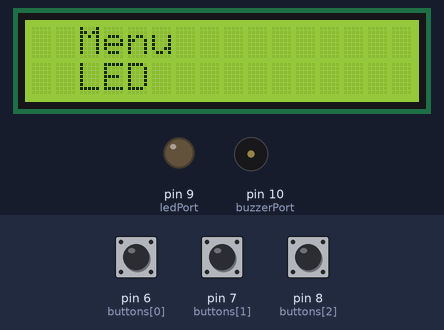
Bench run of a sketch on a simulated Arduino Uno, built with avr-gcc and run on an emulated ATmega328P. On the bench: 16×2 character LCD, output pins drawn as LEDs (lit = HIGH), buzzer (waves = sounding, pin HIGH). The inputs (shaded band) are chosen by the test bench; at power-on: pin 6 (buttons[0]) HIGH, pin 7 (buttons[1]) HIGH, pin 8 (buttons[2]) HIGH. Pins used as bus, display or sensor lines are not drawn.

Above: at 2.2 s.
2.3 s: pin 6 (buttons[0]) pulled LOW for 0.15 s
At 3.3 s:
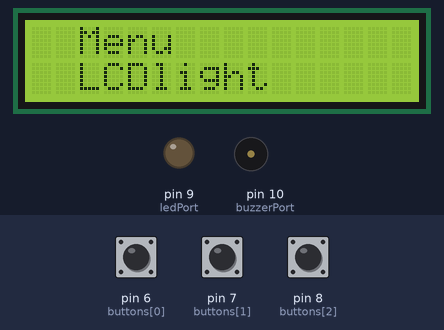
3.9 s: pin 7 (buttons[1]) pulled LOW for 0.15 s
At 4.9 s:
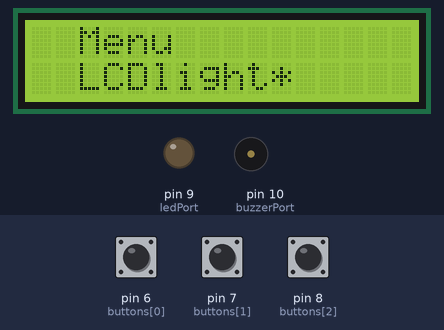
5.5 s: pin 6 (buttons[0]) pulled LOW for 1 s
At 7.0 s:
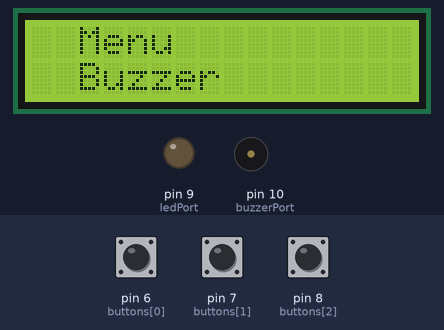
8.0 s: pin 7 (buttons[1]) pulled LOW for 1 s
At 10.1 s:
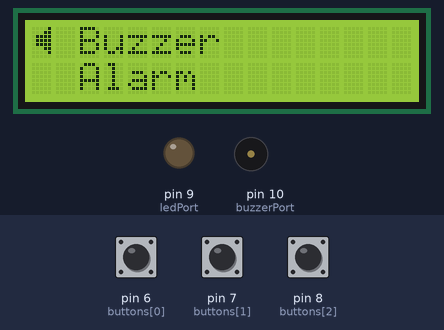
10.5 s: pin 7 (buttons[1]) pulled LOW for 0.15 s
At 11.3 s:
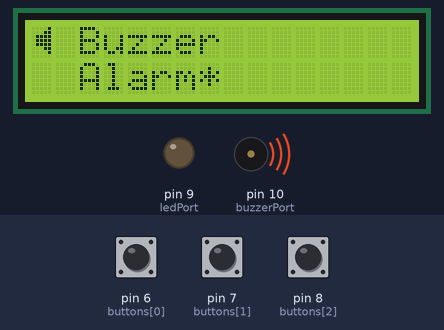
12.1 s: pin 6 (buttons[0]) pulled LOW for 0.15 s
At 13.3 s:
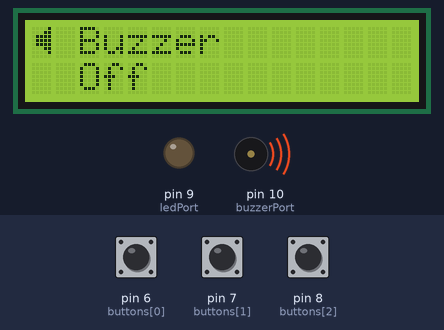
Timing chart, 0 to 14.7 s (numbered marks = the images above; inputs shaded):
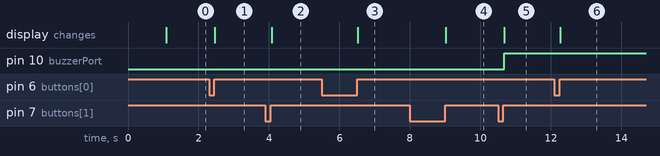

The sketch:

test_menu_lcd.ino
```cpp
#include <LiquidCrystal.h>
#include "Functions.h"
#include "Pitches.h"
#include "Symbols.h"

const int rs = 12, en = 11, d4 = 5, d5 = 4, d6 = 3, d7 = 2;
LiquidCrystal lcd(rs, en, d4, d5, d6, d7);

byte buttons[] = {6,7,8}; //10 for additional pin
const byte nrButtons = 3; // change to 4 if additional button added

int menusize = 11;

String menu[] = {
  "Menu",                   //0
  "Menu>LED",               //1
  "Menu>LED>Off",           //2
  "Menu>LED>On",            //3
  "Menu>LED>Fade",          //4
  "Menu>LED>Blink",         //5
  "Menu>LCDlight",          //6
  "Menu>Buzzer",            //7
  "Menu>Buzzer>Off",        //8
  "Menu>Buzzer>On",         //9
  "Menu>Buzzer>Alarm"       //10
};

int t;
byte pressedButton, currentPos,currentPosParent, possiblePos[20], possiblePosCount, possiblePosScroll = 0;
String parent = "";

int brightness;
int LCDtoggle = 0;
int fadeAmount = 5;
unsigned long timer = (millis() / 10);
int ledMode = 0;
int buzzerMode = 0;
int ledPort = 9;
int buzzerPort = 10;
int lcdPort = 13;

void updateMenu () {
  possiblePosCount = 0;
  while (possiblePosCount == 0) {

    for (t = 1; t < menusize;t++) {
      if (mid(menu[t],1,inStrRev(menu[t],">")-1).equals(menu[currentPos])) {
        possiblePos[possiblePosCount]  =  t;
        possiblePosCount = possiblePosCount + 1;
      }
    }

    //find the current parent for the current menu
    parent = mid(menu[currentPos],1,inStrRev(menu[currentPos],">")-1);
    currentPosParent = 0;
    for (t = 0; t < menusize; t++) {
       if (parent == menu[t]) {currentPosParent = t;}
    }

    // reached the end of the Menu line
    if (possiblePosCount == 0) {
      //Menu Option Items
      switch (currentPos) {
        case 2:
        case 3:
        case 4:
        case 5://Choose between 2,3,4,5
          for (t = 2; t<6; t++) {
            if (mid(menu[t],len(menu[t]),1) == "*") {
              menu[t] = mid(menu[t],1,len(menu[t])-1);
            }
          }
          menu[currentPos] = menu[currentPos] + "*";
        break;
        case 6: //Toggle
          if (mid(menu[currentPos],len(menu[currentPos]),1) == "*") {
            menu[currentPos] = mid(menu[currentPos],1,len(menu[currentPos])-1);
          } else {
            menu[currentPos] = menu[currentPos] + "*";
          }
        break;
        case 8:
        case 9:
        case 10://Choose between 8,9,10
          for (t = 8; t<11; t++) {
            if (mid(menu[t],len(menu[t]),1) == "*") {
              menu[t] = mid(menu[t],1,len(menu[t])-1);
            }
          }
          menu[currentPos] = menu[currentPos] + "*";
        break;
      }

      //Set Variables
      switch (currentPos) {
        case 2:
          ledMode = 0;
        break;
        case 3:
          ledMode = 1;
        break;
        case 4:
          brightness = 128;
          ledMode = 2;
        break;
        case 5:
          brightness = 0;
          ledMode = 3;
        break;
        case 6:
          LCDtoggle = abs(LCDtoggle - 1);
          digitalWrite(lcdPort,LCDtoggle);
        break;
        case 8:
          buzzerMode = 0;
        break;
        case 9:
          buzzerMode = 1;
        break;
        case 10:
          buzzerMode = 2;
        break;
      }


      // go to the parent
      currentPos = currentPosParent;
    }
  }
    lcd.clear();
    switch (currentPos) {
        case 1:
          lcd.setCursor(0, 0);
          lcd.write(byte(2));
        break;
        case 7:
          lcd.setCursor(0, 0);
          lcd.write(byte(4));
        break;
      }
    lcd.setCursor(2,0);
    lcd.print(mid(menu[currentPos],inStrRev(menu[currentPos],">")+1,len(menu[currentPos])-inStrRev(menu[currentPos],">")));
    lcd.setCursor(2,1);
    lcd.print(mid(menu[possiblePos[possiblePosScroll]],inStrRev(menu[possiblePos[possiblePosScroll]],">")+1,len(menu[possiblePos[possiblePosScroll]])-inStrRev(menu[possiblePos[possiblePosScroll]],">")));
}

// Look for a button press
byte checkButtonPress() {
  byte bP = 0;
  byte rBp = 0;
  for (t = 0; t<nrButtons;t++) {
    if (digitalRead(buttons[t]) == 0) {bP = (t + 1);}
  }
  rBp = bP;
  while (bP != 0) { // wait while the button is still down
    bP = 0;
    for (t = 0; t<nrButtons;t++) {
      if (digitalRead(buttons[t]) == 0) {bP = (t + 1);}
    }
  }
  return rBp;
}

void setup() {

  lcd.begin(16,2);
  // Create a new characters:
  lcd.createChar(0, Heart);
  lcd.createChar(1, Bell);
  lcd.createChar(2, Light);
  lcd.createChar(3, Check);
  lcd.createChar(4, Speaker);
  lcd.createChar(5, Sound);
  lcd.createChar(6, Skull);
  lcd.createChar(7, Lock);
  // Clears the LCD screen:
  lcd.clear();

  for (t=0;t<nrButtons;t++) {
    pinMode(buttons[t],INPUT_PULLUP);
  }

  pinMode(lcdPort,OUTPUT);
  pinMode(ledPort,OUTPUT);
  pinMode(buzzerPort,OUTPUT);

  lcd.setCursor(0,0);
  lcd.print("HELLO");
  delay(1000);
  updateMenu();

}

void loop() {


  switch (ledMode) {
    case 0:
      analogWrite(ledPort, 0);
    break;
    case 1:
      analogWrite(ledPort, 255);
    break;
    case 3:
      if ((millis() / 10) - timer > 30) {
        timer = (millis() / 10);
        brightness = abs(brightness - 255);
        timer = (millis() / 10);
        analogWrite(ledPort, brightness);
      }
    break;
    case 2:
      if ((millis() / 10) - timer > 3) {
        timer = (millis() / 10);
        analogWrite(ledPort, brightness);
        brightness = brightness + fadeAmount;
        if (brightness <= 0 || brightness >= 255) {
          fadeAmount = -fadeAmount;
        }
      }
    break;
  }

  switch (buzzerMode) {
    case 0:
      digitalWrite(buzzerPort, LOW);
    break;
    case 1:
      digitalWrite (buzzerPort, HIGH);
    break;
    case 2:
      digitalWrite (buzzerPort, HIGH);
    break;
  }

  pressedButton = checkButtonPress();
  if (pressedButton !=0) {
    switch (pressedButton) {
      case 1:
          possiblePosScroll = (possiblePosScroll + 1) % possiblePosCount; // Scroll
      break;
      // If I wanted a 4 button controll of the menu
      //case 4:
        //  possiblePosScroll = (possiblePosScroll + possiblePosCount - 1) % possiblePosCount; // Scroll
      //break;
      case 2:
        currentPos = possiblePos[possiblePosScroll]; //Okay
      break;
      case 3:
        currentPos = currentPosParent; //Back
        possiblePosScroll = 0;
      break;
    }
    updateMenu();
  }
}
```

Functions.h
```cpp
#ifndef FUNCTIONS_H
#define FUNCTIONS_H

#include <Arduino.h>
using namespace std;

String mid(String str, int start, int len) {
   int t = 0;
   String u = "";

   for (t = 0; t < len;t++) {
    u = u + str.charAt(t+start-1);
   }
   return u;
}

int inStrRev(String str,String chr) {
  int t = str.length()-1;
  int u = 0;
   while (t>-1) {
    if (str.charAt(t)==chr.charAt(0)) {
      u = t+1;t = -1;
    }
    t = t - 1;
   }
  return u;
}

int len(String str) {
  return str.length();
}

#endif
```

Pitches.h
```cpp
#ifndef PITCHES_H
#define PITCHES_H

#include <Arduino.h>
using namespace std;

#define NOTE_B0  31
#define NOTE_C1  33
#define NOTE_CS1 35
#define NOTE_D1  37
#define NOTE_DS1 39
#define NOTE_E1  41
#define NOTE_F1  44
#define NOTE_FS1 46
#define NOTE_G1  49
#define NOTE_GS1 52
#define NOTE_A1  55
#define NOTE_AS1 58
#define NOTE_B1  62
#define NOTE_C2  65
#define NOTE_CS2 69
#define NOTE_D2  73
#define NOTE_DS2 78
#define NOTE_E2  82
#define NOTE_F2  87
#define NOTE_FS2 93
#define NOTE_G2  98
#define NOTE_GS2 104
#define NOTE_A2  110
#define NOTE_AS2 117
#define NOTE_B2  123
#define NOTE_C3  131
#define NOTE_CS3 139
#define NOTE_D3  147
#define NOTE_DS3 156
#define NOTE_E3  165
#define NOTE_F3  175
#define NOTE_FS3 185
#define NOTE_G3  196
#define NOTE_GS3 208
#define NOTE_A3  220
#define NOTE_AS3 233
#define NOTE_B3  247
#define NOTE_C4  262
#define NOTE_CS4 277
#define NOTE_D4  294
#define NOTE_DS4 311
#define NOTE_E4  330
#define NOTE_F4  349
#define NOTE_FS4 370
#define NOTE_G4  392
#define NOTE_GS4 415
#define NOTE_A4  440
#define NOTE_AS4 466
#define NOTE_B4  494
#define NOTE_C5  523
#define NOTE_CS5 554
#define NOTE_D5  587
#define NOTE_DS5 622
#define NOTE_E5  659
#define NOTE_F5  698
#define NOTE_FS5 740
#define NOTE_G5  784
#define NOTE_GS5 831
#define NOTE_A5  880
#define NOTE_AS5 932
#define NOTE_B5  988
#define NOTE_C6  1047
#define NOTE_CS6 1109
#define NOTE_D6  1175
#define NOTE_DS6 1245
#define NOTE_E6  1319
#define NOTE_F6  1397
#define NOTE_FS6 1480
#define NOTE_G6  1568
#define NOTE_GS6 1661
#define NOTE_A6  1760
#define NOTE_AS6 1865
#define NOTE_B6  1976
#define NOTE_C7  2093
#define NOTE_CS7 2217
#define NOTE_D7  2349
#define NOTE_DS7 2489
#define NOTE_E7  2637
#define NOTE_F7  2794
#define NOTE_FS7 2960
#define NOTE_G7  3136
#define NOTE_GS7 3322
#define NOTE_A7  3520
#define NOTE_AS7 3729
#define NOTE_B7  3951
#define NOTE_C8  4186
#define NOTE_CS8 4435
#define NOTE_D8  4699
#define NOTE_DS8 4978

#endif
```

Symbols.h
```cpp
#ifndef SYMBOLS_H
#define SYMBOLS_H

#include <Arduino.h>
using namespace std;

// Make custom characters:
byte Heart[] = {
  B00000,
  B01010,
  B11111,
  B11111,
  B01110,
  B00100,
  B00000,
  B00000
};
byte Bell[] = {
  B00100,
  B01110,
  B01110,
  B01110,
  B11111,
  B00000,
  B00100,
  B00000
};
byte Light[] = {
  B01110,
  B11111,
  B11111,
  B11111,
  B11111,
  B01010,
  B01010,
  B01010
};
byte Check[] = {
  B00000,
  B00001,
  B00011,
  B10110,
  B11100,
  B01000,
  B00000,
  B00000
};
byte Speaker[] = {
  B00001,
  B00011,
  B01111,
  B01111,
  B01111,
  B00011,
  B00001,
  B00000
};
byte Sound[] = {
  B00001,
  B00011,
  B00101,
  B01001,
  B01001,
  B01011,
  B11011,
  B11000
};
byte Skull[] = {
  B00000,
  B01110,
  B10101,
  B11011,
  B01110,
  B01110,
  B00000,
  B00000
};
byte Lock[] = {
  B01110,
  B10001,
  B10001,
  B11111,
  B11011,
  B11011,
  B11111,
  B00000
};

#endif
```

Measured:
- after the input at 2.3 s, the display: changes after 0.17 s (image 1)
- after the input at 3.9 s, the display: changes after 0.18 s (image 2)
- after the input at 5.5 s, the display: changes after 1.0 s (image 3)
- after the input at 8.0 s, the display: changes after 1.0 s (image 4)
- after the input at 10.5 s, pin 10 (buzzerPort): LOW → HIGH after 0.18 s; the display: changes after 0.18 s (image 5)
- after the input at 12.1 s, the display: changes after 0.17 s (image 6)
